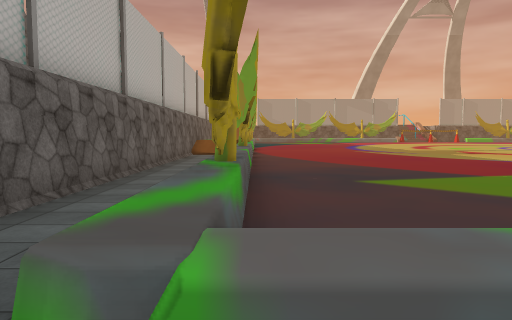
View 1 (above)

18 first-person views from a walk through a scene from a Unity 3-D project. The camera is 1.5 m above the floor, tilts 4° down and sees 70° across. The floor is counted in squares, 2 m on a side. Each view is taken from the middle of a square. On the plan, view 1 faces up. The plan holds only what a view shows up to about 11 squares ahead; the rest is blank. The place goes on beyond the plan. Some surface patterns are stand-ins.

View 2
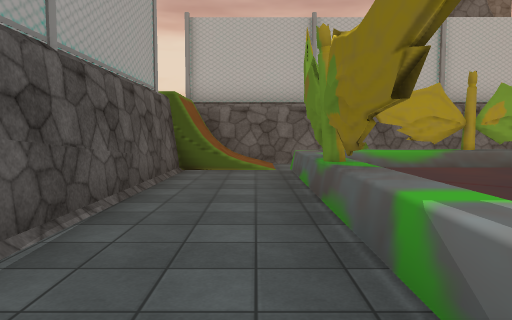

View 3
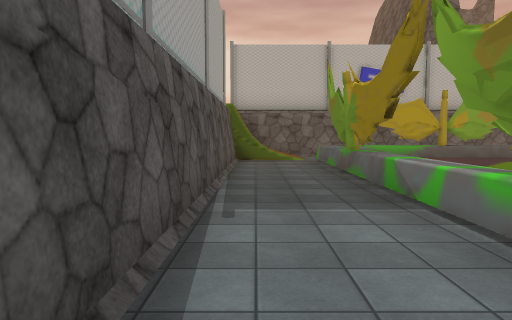

View 4
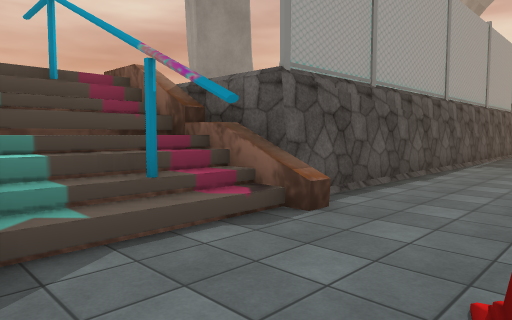

View 5
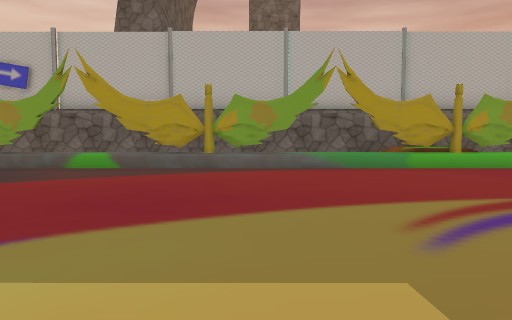

View 6
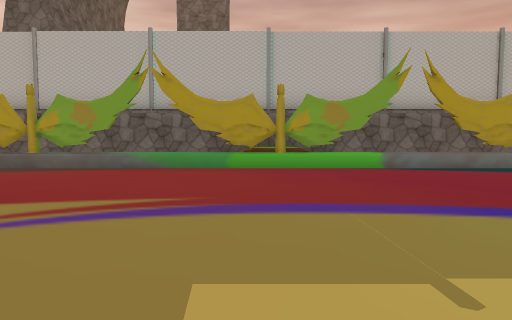

View 7
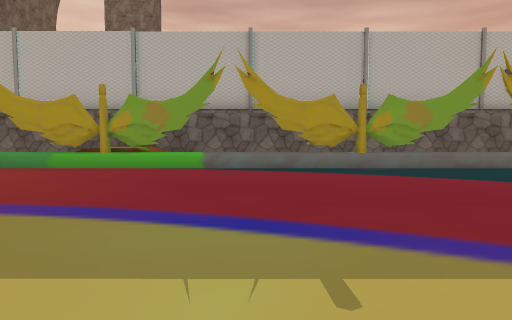

View 8
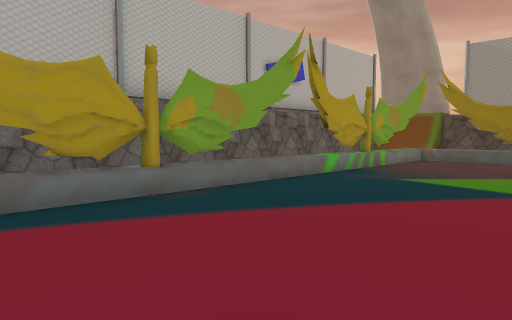

View 9
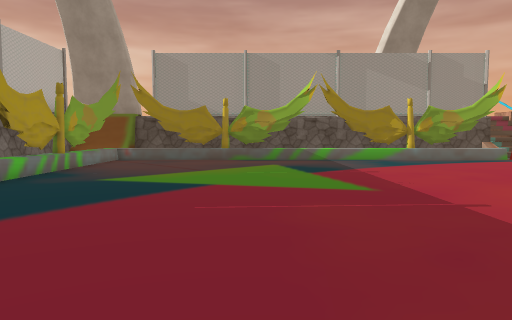

View 10
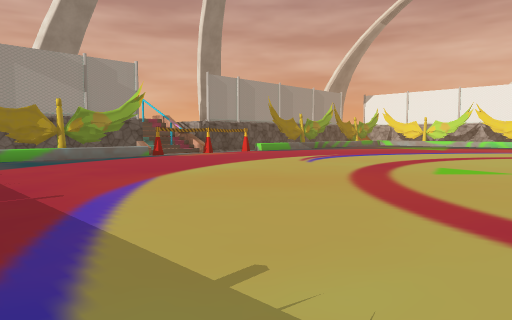

View 11
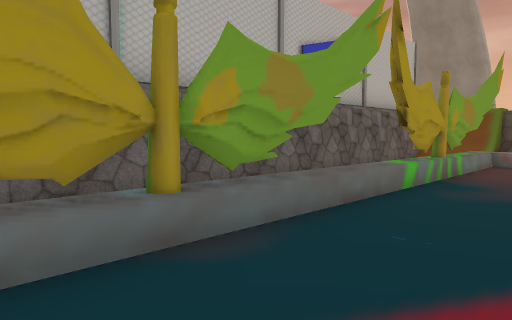

View 12
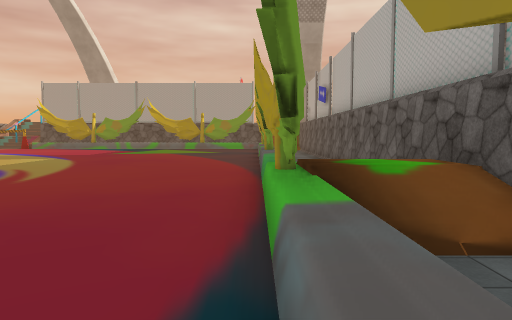

View 13
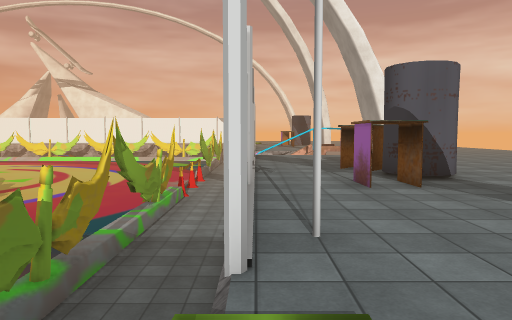

View 14
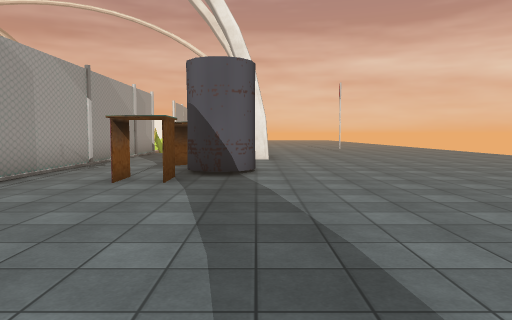

View 15
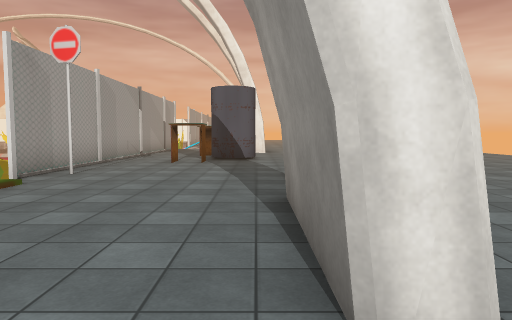

View 16
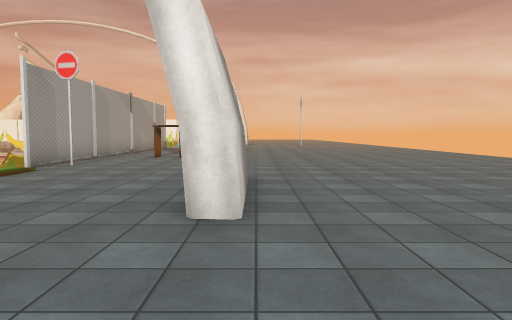

View 17
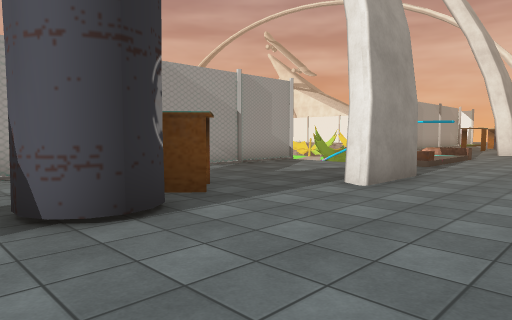

View 18
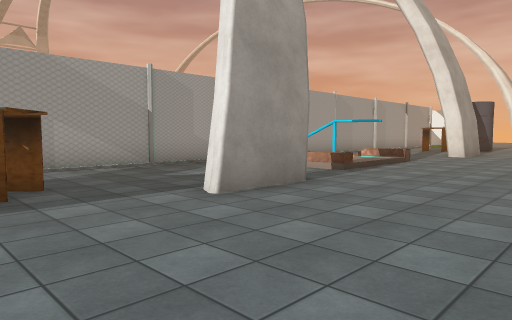

### Floor plan
Key: @ floor where view 1 was taken; # wall or solid block; . main floor; - floor 0.25 m lower than the main floor; : floor 1.25 m higher than the main floor; + floor 2.75 m higher than the main floor; * floor 3 m higher than the main floor; / step, stairs or slope; = window, fence, low wall or low ledge; ^ raised ledge.
Columns run from 8 left of view 1 to 17 right of it. Each row starts with its distance up from view 1.
 31      #
 30      #  ^^###^^^##^^#
 29      #  =...........
 28      #  /..........
 27      # -#...........
 26      # -/............
 25      # -/.............
 24      # -/..............
 23      # -/...............
 22      # -/................
 21      # -/.................
 20      # -/.................
 19      # -/.............
 18      #--/........
 17      #///......
 16      #//#.......
 15      #//#........
 14      #///.......
 13      # -/......
 12      # -/.......
 11      #--/........
 10      #--#.......
  9      #--/.......
  8      #--=......
  7      #--/.....
  6      #--/....
  5      #--/....
  4      #--/...
  3      #--/...
  2      #--/.........
  1      #--^^###^^^##   /# /
  0      #//@---------------
 -1      #//-----------------
 -2       **+#############=//
 -3      ++++++++++++++++/:/
 -4     +++++++++++++++++////
 -5   ++++++++++####+++++/=//
 -6  ++++++++++++++++###+////+
 -7 ++++###+++++++++++++++++++
 -8  +++++++++++++++++++++++++
 -9   +++++++++++++++++++++
-10     ++++++++++++++

Positions as (right, up) in squares from view 1, and headings:
1: (0, 0), facing up
2: (7, 0), facing left
3: (10, -1), facing left
4: (16, 1), facing down-left
5: (8, 11), facing left
6: (8, 15), facing left
7: (8, 19), facing left
8: (4, 19), facing up-left
9: (4, 19), facing up
10: (5, 18), facing up-right
11: (2, 20), facing up-left
12: (0, 20), facing down
13: (-2, -2), facing right
14: (-2, -6), facing right
15: (-6, -6), facing right
16: (-8, -7), facing right
17: (4, -9), facing up-right
18: (6, -10), facing up-right
